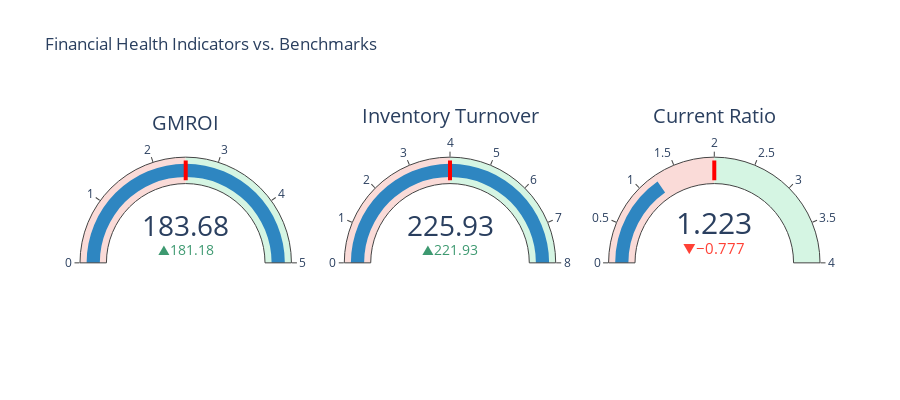

Notebook cell for this chart:
### Markdown cell above
## 2. Retail Performance Ratios (Benchmarks)
How do we compare against industry standards for retail?

### Code cell
# Load Ratios
ratios_df = pd.read_excel(is_path, sheet_name='Financial Ratios')

fig = go.Figure()

for i, row in ratios_df.iterrows():
    if row['Ratio'] in ['GMROI', 'Inventory Turnover', 'Current Ratio']:
        fig.add_trace(go.Indicator(
            mode = "number+gauge+delta",
            value = row['Value'],
            delta = {'reference': row['Benchmark']},
            domain = {'row': 0, 'column': i},
            title = {'text': row['Ratio']},
            gauge = {
                'axis': {'range': [None, row['Benchmark']*2]},
                'bar': {'color': "#2E86C1"},
                'steps': [
                    {'range': [0, row['Benchmark']], 'color': "#FADBD8"},
                    {'range': [row['Benchmark'], row['Benchmark']*2], 'color': "#D5F5E3"}
                ],
                'threshold': {
                    'line': {'color': "red", 'width': 4},
                    'thickness': 0.75,
                    'value': row['Benchmark']
                }
            }
        ))

fig.update_layout(grid = {'rows': 1, 'columns': 3, 'pattern': "independent"},
                  height=400, title_text="Financial Health Indicators vs. Benchmarks")
fig.show()

### Figure 1 — Plotly figure (JSON) as saved in the notebook; plotly's stock layout.template omitted (floating-point values rounded to 4 significant figures)
{"data": [{"delta": {"reference": 2.5}, "domain": {"column": 0, "row": 0}, "gauge": {"axis": {"range": [null, 5.0]}, "bar": {"color": "#2E86C1"}, "steps": [{"color": "#FADBD8", "range": [0, 2.5]}, {"color": "#D5F5E3", "range": [2.5, 5.0]}], "threshold": {"line": {"color": "red", "width": 4}, "thickness": 0.75, "value": 2.5}}, "mode": "number+gauge+delta", "title": {"text": "GMROI"}, "type": "indicator", "value": 183.7}, {"delta": {"reference": 4.0}, "domain": {"column": 1, "row": 0}, "gauge": {"axis": {"range": [null, 8.0]}, "bar": {"color": "#2E86C1"}, "steps": [{"color": "#FADBD8", "range": [0, 4.0]}, {"color": "#D5F5E3", "range": [4.0, 8.0]}], "threshold": {"line": {"color": "red", "width": 4}, "thickness": 0.75, "value": 4.0}}, "mode": "number+gauge+delta", "title": {"text": "Inventory Turnover"}, "type": "indicator", "value": 225.9}, {"delta": {"reference": 2.0}, "domain": {"column": 2, "row": 0}, "gauge": {"axis": {"range": [null, 4.0]}, "bar": {"color": "#2E86C1"}, "steps": [{"color": "#FADBD8", "range": [0, 2.0]}, {"color": "#D5F5E3", "range": [2.0, 4.0]}], "threshold": {"line": {"color": "red", "width": 4}, "thickness": 0.75, "value": 2.0}}, "mode": "number+gauge+delta", "title": {"text": "Current Ratio"}, "type": "indicator", "value": 1.223}], "layout": {"grid": {"columns": 3, "pattern": "independent", "rows": 1}, "height": 400, "title": {"text": "Financial Health Indicators vs. Benchmarks"}}}
